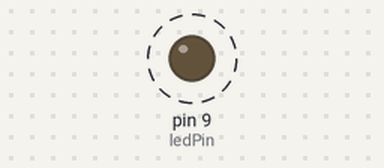
Recording of a sketch running on a simulated Arduino Uno, built with avr-gcc and run on an emulated ATmega328P. On the bench: output pins drawn as LEDs (lit = HIGH). Dashed ring = blinking.

Above: at 0.4 s.
Timing chart, 0 to 3.0 s (numbered marks = the images above):
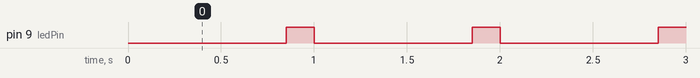

The sketch:

102_Led_Externo_POO_ME.ino
```cpp
//102. Piscar LED Externo
//Usando Máquina de Estados e Mills

int ledPin = 9; //Atribui valor 9 a ledPin, pino digital 9 (cabo vermelho)
int ledState  = LOW; //guarda estado
unsigned long previusMillis = 0; //ultima vez update do ledState
long OnTime = 150; //tempo ligado
long OffTime = 850; // tempo desligado

void setup(){
  pinMode(ledPin, OUTPUT); //Estabelece pino 9 como saída
}

void loop(){
  // verifica se é para alterar o LED
  unsigned long currentMillis = millis();

  if ((ledState == HIGH) && (currentMillis - previusMillis >= OnTime))
  {
    ledState = LOW; //desliga
    previusMillis = currentMillis; //guarda tempo
    digitalWrite(ledPin, ledState); //faz atualização do Led
  }
  else if ((ledState == LOW) && (currentMillis - previusMillis >= OffTime))
  {
    ledState = HIGH; //desliga
    previusMillis = currentMillis; //guarda tempo
    digitalWrite(ledPin, ledState); //faz atualização do Led
  }
}
```

Measured:
- by itself, pin 9 (ledPin): alternates HIGH for 0.15 s and LOW for 0.85 s
